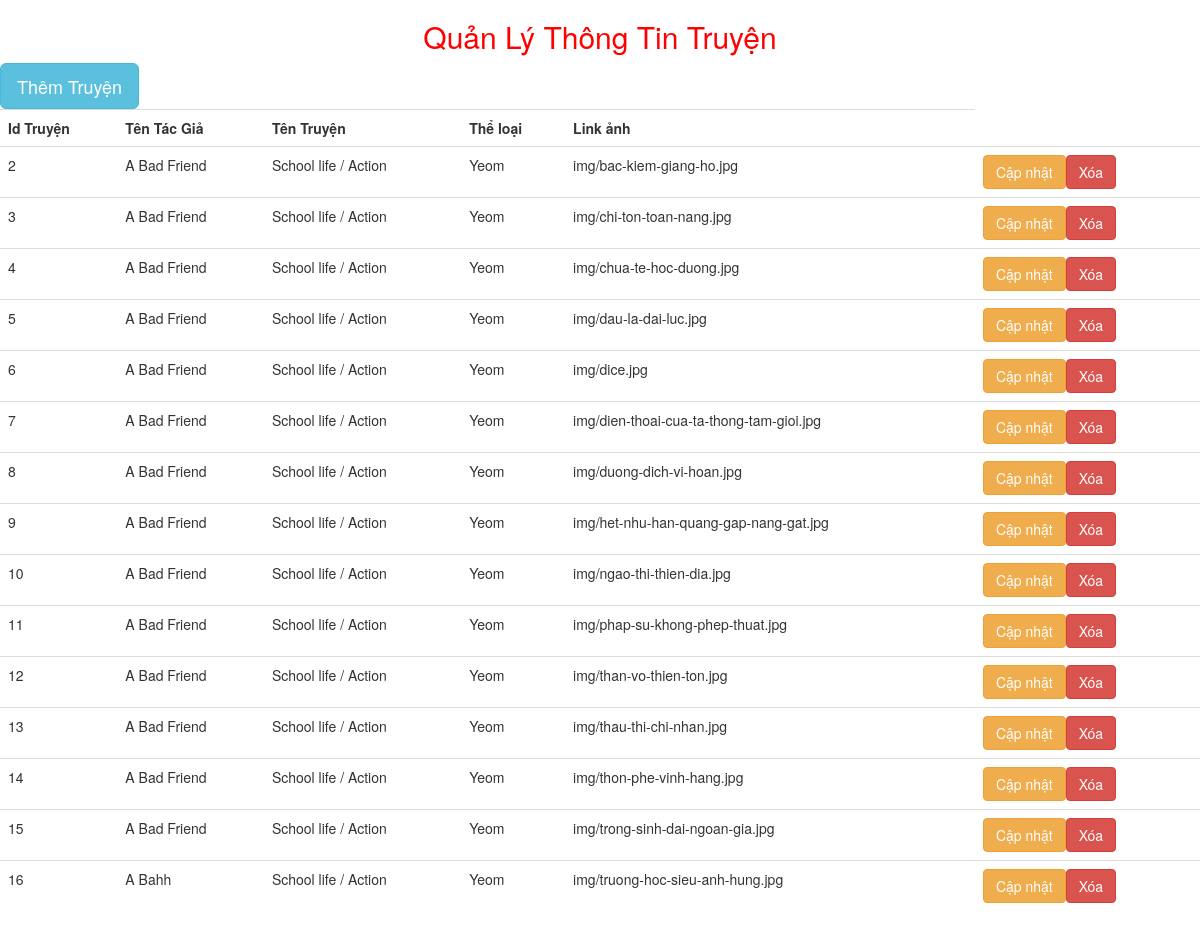
Screenshot of /truyenQL.php with the database file from the repository.
### tables this page shows
CREATE TABLE `tbltruyen` (
  `id` int(11) NOT NULL,
  `title` varchar(20) NOT NULL,
  `subtile` varchar(20) NOT NULL,
  `style` varchar(20) NOT NULL,
  `linkImg` varchar(50) NOT NULL
);

### truyenQL.php (the view, shortened to what this page needs)
<?php
    include_once("connectdatabase.php");
?>
<!DOCTYPE html>
<html lang="en">
<head>
    <link rel="stylesheet" href="vendor/bootstrap/css/bootstrap.css">
    <link rel="stylesheet" href="https://maxcdn.bootstrapcdn.com/bootstrap/3.4.1/css/bootstrap.min.css">
</head>
<body>
    <h2 style="text-align:center; color:red" id="Title">Quản Lý Thông Tin Truyện</h2>
    <button type="button" class="btn btn-info btn-lg" data-toggle="modal" id="btnadd" data-target="#exampleModal">Thêm
        Truyện</button>
    <table class="table">
        <tr>
            <th>Id Truyện</th>
            <th>Tên Tác Giả</th>
            <th>Tên Truyện</th>
            <th>Thể loại</th>
            <th>Link ảnh</th>
        </tr>
        <?php
            $sql_select = "select * from tbltruyen";
            if ($ketqua= $conn -> query($sql_select))
            {
                while ($row = mysqli_fetch_assoc($ketqua))
                {
                    if(isset($_GET["t"]) && $_GET["t"]=="update")
                    {
                        if($_GET["ma"]== $row["id"])
                        {
                            echo "<tr><form action='truyenQL.php' method='post'>";
                            echo "<td>".$row["id"]."</td>";
                            echo "<td><input size='10'type='text' name='Name' value='".$row["title"]."'></td>";
                            echo "<td><input size='10'type='text' name='subtile' value='".$row["subtile"]."'></td>";
                            echo "<td><input size='10'type='text' name='linkImg' value='".$row["linkImg"]."'></td>";
                            echo "<td><input size='10'type='text' name='style' value='".$row["style"]."'></td>";
                            echo "<input name='ma_id' type='hidden' value='".$row["id"]."'>";
                            echo "<td>";
                            echo "<input type = 'submit' name = 'btn_update' value = 'Cập nhật' class='btn btn-primary'>";
                            echo "</td>";
                            echo "</form></tr>";
                        }
                    }
                    else
                    {
                            echo "<tr>";
                            echo "<td>".$row["id"]."</td>";
                            echo "<td>".$row["title"]."</td>";
                            echo "<td>".$row["style"]."</td>";
                            echo "<td>".$row["subtile"]."</td>";
                            echo "<td>".$row["linkImg"]."</td>";
                            echo "<td>";
                            echo "<a href='truyenQL.php?t=update&ma=".$row["id"]."' class='btn btn-warning'>Cập nhật</a>";
                            echo "<a href='truyenQL.php?task=delete&id=".$row["id"]."' class='btn btn-danger'> Xóa </a>";
                            echo "</td>";
                            echo "</tr>";
                    }
                }
            }
            else
            {
                echo "Bảng không có dữ liệu";
            }
        ?>
    </table>
</body>
</html>

### rows the page displays
tbltruyen: id "2", title "A Bad Friend", style "School life / Action", subtile "Yeom", linkImg "img/bac-kiem-giang-ho.jpg"
tbltruyen: id "3", title "A Bad Friend", style "School life / Action", subtile "Yeom", linkImg "img/chi-ton-toan-nang.jpg"
tbltruyen: id "4", title "A Bad Friend", style "School life / Action", subtile "Yeom", linkImg "img/chua-te-hoc-duong.jpg"
tbltruyen: id "5", title "A Bad Friend", style "School life / Action", subtile "Yeom", linkImg "img/dau-la-dai-luc.jpg"
tbltruyen: id "6", title "A Bad Friend", style "School life / Action", subtile "Yeom", linkImg "img/dice.jpg"
tbltruyen: id "7", title "A Bad Friend", style "School life / Action", subtile "Yeom", linkImg "img/dien-thoai-cua-ta-thong-tam-gioi.jpg"
tbltruyen: id "8", title "A Bad Friend", style "School life / Action", subtile "Yeom", linkImg "img/duong-dich-vi-hoan.jpg"
tbltruyen: id "9", title "A Bad Friend", style "School life / Action", subtile "Yeom", linkImg "img/het-nhu-han-quang-gap-nang-gat.jpg"
tbltruyen: id "10", title "A Bad Friend", style "School life / Action", subtile "Yeom", linkImg "img/ngao-thi-thien-dia.jpg"
tbltruyen: id "11", title "A Bad Friend", style "School life / Action", subtile "Yeom", linkImg "img/phap-su-khong-phep-thuat.jpg"
tbltruyen: id "12", title "A Bad Friend", style "School life / Action", subtile "Yeom", linkImg "img/than-vo-thien-ton.jpg"
tbltruyen: id "13", title "A Bad Friend", style "School life / Action", subtile "Yeom", linkImg "img/thau-thi-chi-nhan.jpg"
tbltruyen: id "14", title "A Bad Friend", style "School life / Action", subtile "Yeom", linkImg "img/thon-phe-vinh-hang.jpg"
tbltruyen: id "15", title "A Bad Friend", style "School life / Action", subtile "Yeom", linkImg "img/trong-sinh-dai-ngoan-gia.jpg"
tbltruyen: id "16", title "A Bahh", style "School life / Action", subtile "Yeom", linkImg "img/truong-hoc-sieu-anh-hung.jpg"
